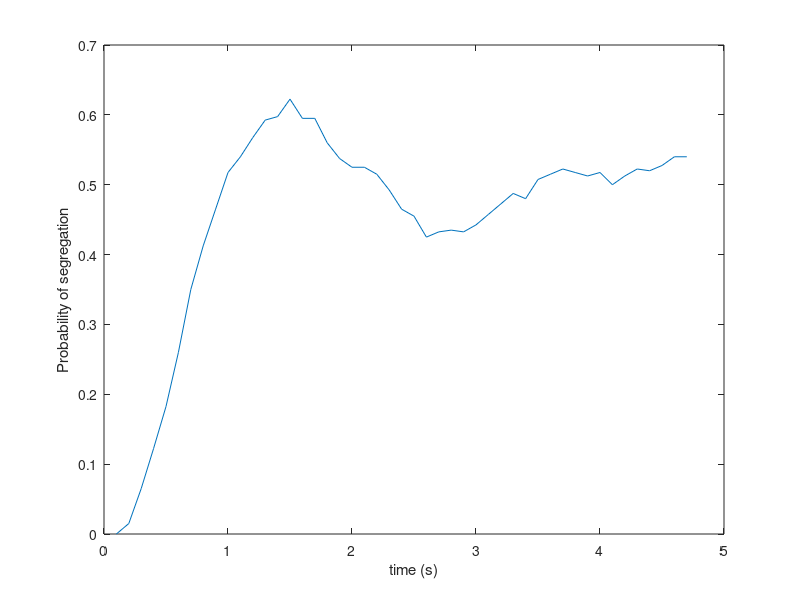

This figure's MATLAB source:
%dom_dur_2_distrs Steeles January 23 2012
function dom_dur_2_distrs(g1,g2)
%clear all

% experimental parameters
nTrials = 400;
nSwitches = 32; % must be even! closest way to control trial time; sets number of random durations to draw
time_Step = .1;

% Gamma distribution parameters-
% think about best way to store gam pars;
% g1.shape=2;
% g1.scale=2;
% 
% g2.shape=5;
% g2.scale=2;

if ~exist('g1','var')
    g1 = [2;2]; g2 = [5;2];
end

% Now I generate the dominance durations from each distribution for
% nSwitches/2 samples on each of nTrials
Durs1=gamrnd(g1(1),1/g1(2),1,nTrials*nSwitches/2);
% make sure I'm generating the distr's I want to be; if you're not
% troubleshooting you can comment this out
%figure; subplot(2,2,1); hist(Durs1); axis([0 60 0 nTrials*nSwitches/5])

% dominance durations for percept 2
Durs2=gamrnd(g2(1),1/g2(1),1,nTrials*nSwitches/2);
% another reality check
%subplot(2,2,3); hist(Durs2); axis([0 60 0 nTrials*nSwitches/5])

% I have to shuffle these up to get them to switch between distrs of
% durations on each trial
Durs=[Durs1;Durs2];
Durs=reshape(Durs,nSwitches,nTrials);
Durs=Durs';

% if i look at the columns I'll be using for percept 1 do i get the
% expected distr of durations?
%subplot(2,2,2); hist([Durs(:,1);Durs(:,5);Durs(:,9)])
% and again; another reality check, you can comment these out
%subplot(2,2,4); hist([Durs(:,2);Durs(:,6);Durs(:,10)])


% now we're going to turn those into their percepts over a fixed time
% interval- the duration of the shortest trial will be the cutoff to trim
% each trial's perceptual timecourse vector to a standard size
trialTime=min(sum(Durs,2));
cutoff=floor(trialTime/time_Step); % want to make sure we don't have
percepts(nTrials,cutoff)=0;         % shorter timecourse vecs than percept mtx


for ind=1:nTrials
    
    timecourse=[];
    for sw=1:nSwitches
        if mod(sw,2)==1 
            timecourse=[timecourse zeros(1,ceil(Durs(ind,sw)/time_Step))];
        else    %using ceil to avoid roundoff errors affecting dimension of the mtx
            timecourse=[timecourse ones(1,ceil(Durs(ind,sw)/time_Step))];
        end
    end
    
    timecourse=timecourse(1:cutoff);

    percepts(ind,:)=timecourse;

end
% this will generate an error, but matlab seems to handle it just fine
 plot((1:cutoff/5)*time_Step,...
    sum(percepts(:,1:(cutoff/5))/nTrials))
xlabel('time (s)')
ylabel('Probability of segregation')

%%%%%%%%%%%%%%%%%%%%%%%%%%%%%%%%%%%%%%%%%%%%%%%%%%%%%%%%%%%%%%%
% now I will try to recover the pars for the 2 gam distrs- output in
% command window should be a 2 vector with g(1)=alpha or the "shape"
% parameter and g(2)=1/theta, or the inverse of the "scale" parameter

% 
% g1_mean=mean(Durs1);
% g1_var=sum((Durs1-g1_mean).^2)/(length(Durs1)-1);
% 
% beta = g1_mean/g1_var;
% alpha = g1_mean*beta;
% 
% [g1 fval exitFlags] = fminsearch(@gam_Likelihood,[alpha; beta],...
%     [],Durs1);
% 
% g2_mean=mean(Durs2);
% g2_var=sum((Durs2-g2_mean).^2)/(length(Durs2)-1);
% 
% beta2 = g2_mean/g2_var;
% alpha2 = g2_mean*beta2;
% 
% 
% 
% [g2 fval exitFlags] = fminsearch(@gam_Likelihood,[alpha2; beta2],...
%     [],Durs2);
% 
% 
% %%%%%%%%%%%%%%%%%%%%%%%%%
% % the scale parameter (theta) is reparameterized to 1/theta for the
% % likelihood calculation. 
% function error = gam_Likelihood(g,x)
% 
% LogLik = g(1)*log(g(2))-log(gamma(g(1)))...
%     + (g(1)-1).*log(x)-g(2).*x;
% error = -(sum(LogLik));
